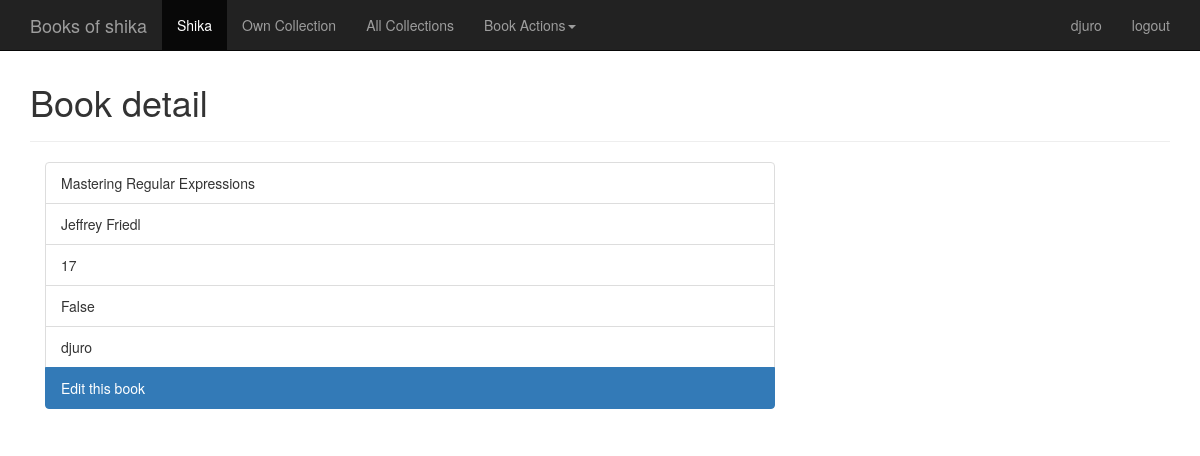
Screenshot of /shika/bookdetail/17/ (signed in) with the database file from the repository.
### shika/models.py (models this page shows, shortened)
class Book(models.Model):
    title = models.CharField(max_length=200)
    author = models.CharField(max_length=200)
    is_lended = models.BooleanField(default=False)

class BookOwner(models.Model):
    name = models.ForeignKey(User)
    book = models.ForeignKey(Book)

### shika/views.py (the view)
# urls.py: url(r'bookdetail/(?P<book_id>\d+)/$', views.book_detail, name='bookdetail'),
@login_required
def book_detail(request, book_id):
    book = Book.objects.get(id=book_id)
    book_owner = BookOwner.objects.get(book=book)
    context = {'book': book, 'book_owner': book_owner}
    return render_to_response('shika/bookdetail.html', context,
            context_instance=RequestContext(request))

### shika/templates/shika/bookdetail.html
{% extends "base.html" %}
{% block content %}
<div class="page-header">
  <h1> Book detail </h1>
</div>
<div class="col-md-8">
{% if book %}
    <ul class="list-group">
      <li class="list-group-item"> {{ book.title }} </li>
      <li class="list-group-item"> {{ book.author }} </li>
      <li class="list-group-item"> {{ book.id}} </li>
      <li class="list-group-item"> {{ book.is_lended}} </li>
      <li class="list-group-item"> {{ book_owner.name}} </li>
      {% if book_owner.name == request.user %}
      <a href="{% url 'shika:bookedit' book.id %}"
        class="list-group-item active"> Edit this book </a>
      {% endif %}
    </ul>
{% else %}
    <p>No books are available.</p>
{% endif %}
</div>
{% endblock content %}

### templates/base.html (shortened to what this page needs)
{% load staticfiles %}
<!DOCTYPE html PUBLIC "-//W3C//DTD XHTML 1.0 Transitional//EN"
"http://www.w3.org/TR/xhtml1/DTD/xhtml1-transitional.dtd">
<html xmlns="http://www.w3.org/1999/xhtml" xml:lang="en" lang="en">
<head>
{% load bootstrap3 %}
{% bootstrap_css %}
</head>
<body>
  <nav class="navbar navbar-inverse navbar-fixed-top" role="navigation">
    <div class="container">
      <div class="navbar-header">
        <a class="navbar-brand" href="{% url 'shika:home' %}">Books of shika</a>
      </div>
      <div id="navbar" class="collapse navbar-collapse collapse">
        <ul class="nav navbar-nav">
          <li class="active"><a href="{% url 'shika:home' %}">Shika</a></li>
          <li><a href="{% url 'shika:collection' %}">Own Collection</a></li>
          <li><a href="{% url 'shika:allcollection' %}">All Collections</a></li>
          <li class="dropdown">
            <a href="{% url 'shika:bookentry' %}" class="dropdown-toggle" data-toggle="dropdown">
              Book Actions<span class="caret"></span></a>
          </li>
        </ul>
        {% if user.is_authenticated %}
        <ul class="nav navbar-nav navbar-right">
          <li><a href="{% url 'shika:home' %}"> {{ user.username }} </a></li>
          <li><a href="/accounts/logout"> logout </a></li>
        </ul>
        {% else %}
          {% block login %} {% endblock %}
        {% endif %}
      </div>
    </div>
  </nav>
  <div class="container theme-showcase" role="main" style="margin-top:3em;">
  {% block content %}
  {% endblock content %}
  </div>
</body>
</html>

### rows the page displays
Book: title "Mastering Regular Expressions", author "Jeffrey Friedl", id "17", is_lended "False"
BookOwner: name "djuro"

### other values shown
{{ user.username }} "djuro"
